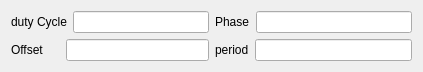
<?xml version="1.0" encoding="UTF-8"?>
<ui version="4.0">
 <class>GTAFailProfilePulseWgt</class>
 <widget class="QWidget" name="GTAFailProfilePulseWgt">
  <property name="geometry">
   <rect>
    <x>0</x>
    <y>0</y>
    <width>423</width>
    <height>71</height>
   </rect>
  </property>
  <property name="windowTitle">
   <string>Form</string>
  </property>
  <layout class="QGridLayout" name="gridLayout">
   <item row="0" column="0">
    <layout class="QHBoxLayout" name="horizontalLayout_13">
     <item>
      <widget class="QLabel" name="label_13">
       <property name="text">
        <string>duty Cycle</string>
       </property>
      </widget>
     </item>
     <item>
      <widget class="QLineEdit" name="dutyCycleLE"/>
     </item>
    </layout>
   </item>
   <item row="0" column="1">
    <layout class="QHBoxLayout" name="horizontalLayout_16">
     <item>
      <widget class="QLabel" name="label_16">
       <property name="text">
        <string>Phase</string>
       </property>
      </widget>
     </item>
     <item>
      <widget class="QLineEdit" name="phaseLE"/>
     </item>
    </layout>
   </item>
   <item row="1" column="0">
    <layout class="QHBoxLayout" name="horizontalLayout_14">
     <item>
      <widget class="QLabel" name="label_14">
       <property name="text">
        <string>Offset     </string>
       </property>
      </widget>
     </item>
     <item>
      <widget class="QLineEdit" name="offsetLE"/>
     </item>
    </layout>
   </item>
   <item row="1" column="1">
    <layout class="QHBoxLayout" name="horizontalLayout_17">
     <item>
      <widget class="QLabel" name="label_17">
       <property name="text">
        <string>period</string>
       </property>
      </widget>
     </item>
     <item>
      <widget class="QLineEdit" name="periodLE"/>
     </item>
    </layout>
   </item>
  </layout>
 </widget>
 <resources/>
 <connections/>
</ui>
